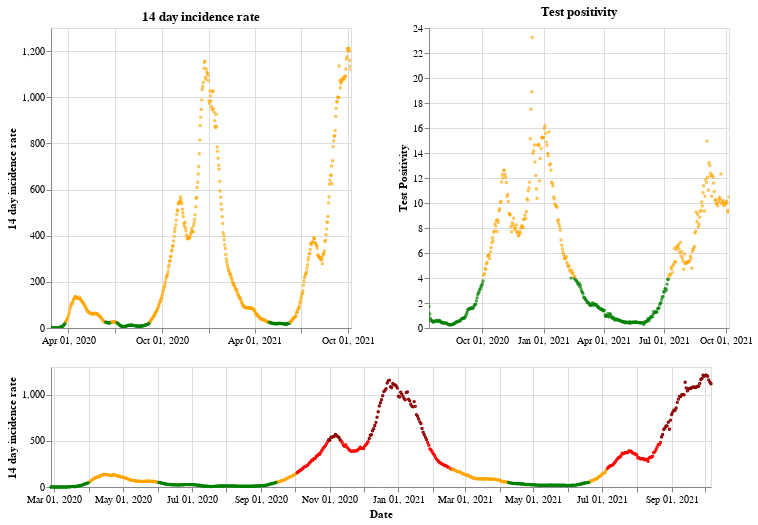

Notebook source saved alongside this figure:
### Markdown cell above
## Wales

### Code cell
plot_traffic_light('Wales')

### Figure 1 — Vega-Lite specification as saved in the notebook (floating-point values rounded to 4 significant figures; data arrays with more than 128 entries replaced by an {"elided": "..."} marker saying what was removed)
{"config": {"view": {"continuousWidth": 400, "continuousHeight": 300}}, "vconcat": [{"hconcat": [{"mark": {"type": "point", "size": 2}, "encoding": {"color": {"condition": {"value": "green", "test": "(datum.twoWeeklyCasesRate <= 25)"}, "value": "orange"}, "tooltip": [{"type": "nominal", "field": "areaName"}, {"type": "temporal", "field": "date"}, {"type": "quantitative", "field": "twoWeeklyCasesRate"}, {"type": "quantitative", "field": "testPositivity"}], "x": {"type": "temporal", "axis": {"title": ""}, "field": "date", "scale": {"domain": {"selection": "DateBrush"}}, "timeUnit": "yearmonthdate"}, "y": {"type": "quantitative", "axis": {"title": "14 day incidence rate"}, "field": "twoWeeklyCasesRate"}}, "title": "14 day incidence rate", "width": 300}, {"mark": {"type": "point", "size": 2}, "encoding": {"color": {"condition": {"value": "green", "test": "(datum.testPositivity <= 4)"}, "value": "orange"}, "tooltip": [{"type": "nominal", "field": "areaName"}, {"type": "temporal", "field": "date"}, {"type": "quantitative", "field": "twoWeeklyCasesRate"}, {"type": "quantitative", "field": "testPositivity"}], "x": {"type": "temporal", "axis": {"title": ""}, "field": "date", "scale": {"domain": {"selection": "DateBrush"}}, "timeUnit": "yearmonthdate"}, "y": {"type": "quantitative", "axis": {"title": "Test Positivity"}, "field": "testPositivity"}}, "title": "Test positivity", "width": 300}]}, {"layer": [{"mark": {"type": "point", "size": 2}, "encoding": {"color": {"condition": {"value": "orange", "test": "(((datum.testPositivity < 4) && (datum.twoWeeklyCasesRate >= 50)) && (datum.twoWeeklyCasesRate < 200))"}, "value": "red"}, "opacity": {"condition": {"value": 1, "test": "((datum.twoWeeklyCasesRate >= 50) && (datum.twoWeeklyCasesRate < 500))"}, "value": 0}, "tooltip": [{"type": "nominal", "field": "areaName"}, {"type": "temporal", "field": "date"}, {"type": "quantitative", "field": "twoWeeklyCasesRate"}, {"type": "quantitative", "field": "testPositivity"}], "x": {"type": "temporal", "axis": {"title": "Date"}, "field": "date", "timeUnit": "yearmonthdate"}, "y": {"type": "quantitative", "axis": {"title": "14 day incidence rate"}, "field": "twoWeeklyCasesRate"}}, "selection": {"DateBrush": {"type": "interval", "encodings": ["x"], "fields": ["Time"]}}}, {"mark": {"type": "point", "size": 2}, "encoding": {"color": {"value": "darkred"}, "opacity": {"condition": {"value": 1, "test": "(datum.twoWeeklyCasesRate >= 500)"}, "value": 0}, "tooltip": [{"type": "nominal", "field": "areaName"}, {"type": "temporal", "field": "date"}, {"type": "quantitative", "field": "twoWeeklyCasesRate"}, {"type": "quantitative", "field": "testPositivity"}], "x": {"type": "temporal", "axis": {"title": "Date"}, "field": "date", "timeUnit": "yearmonthdate"}, "y": {"type": "quantitative", "axis": {"title": "14 day incidence rate"}, "field": "twoWeeklyCasesRate"}}}, {"mark": {"type": "point", "size": 2}, "encoding": {"color": {"condition": {"value": "green", "test": "((datum.testPositivity < 4) && (datum.twoWeeklyCasesRate < 50))"}, "value": "orange"}, "opacity": {"condition": {"value": 1, "test": "(datum.twoWeeklyCasesRate < 50)"}, "value": 0}, "tooltip": [{"type": "nominal", "field": "areaName"}, {"type": "temporal", "field": "date"}, {"type": "quantitative", "field": "twoWeeklyCasesRate"}, {"type": "quantitative", "field": "testPositivity"}], "x": {"type": "temporal", "axis": {"title": "Date"}, "field": "date", "timeUnit": "yearmonthdate"}, "y": {"type": "quantitative", "axis": {"title": "14 day incidence rate"}, "field": "twoWeeklyCasesRate"}}}], "height": 120, "width": 660}], "data": {"name": "data-49539a131bef64ecefe33c25e423cd3e"}, "$schema": "https://vega.github.io/schema/vega-lite/v4.8.1.json", "datasets": {"data-49539a131bef64ecefe33c25e423cd3e": {"elided": "588 records"}}}
